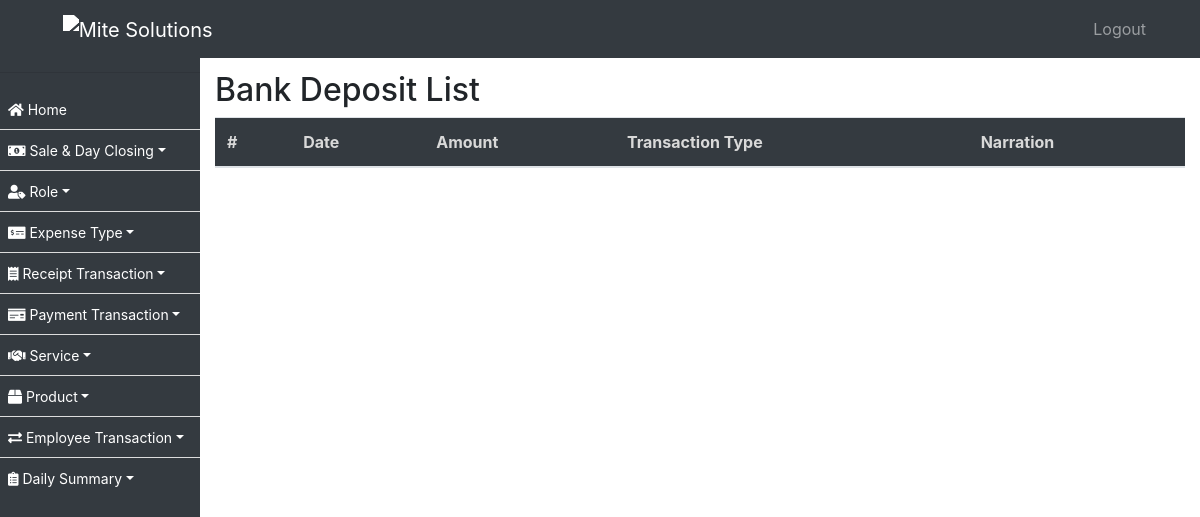
Page /bank-deposit/ on the earlier database version.
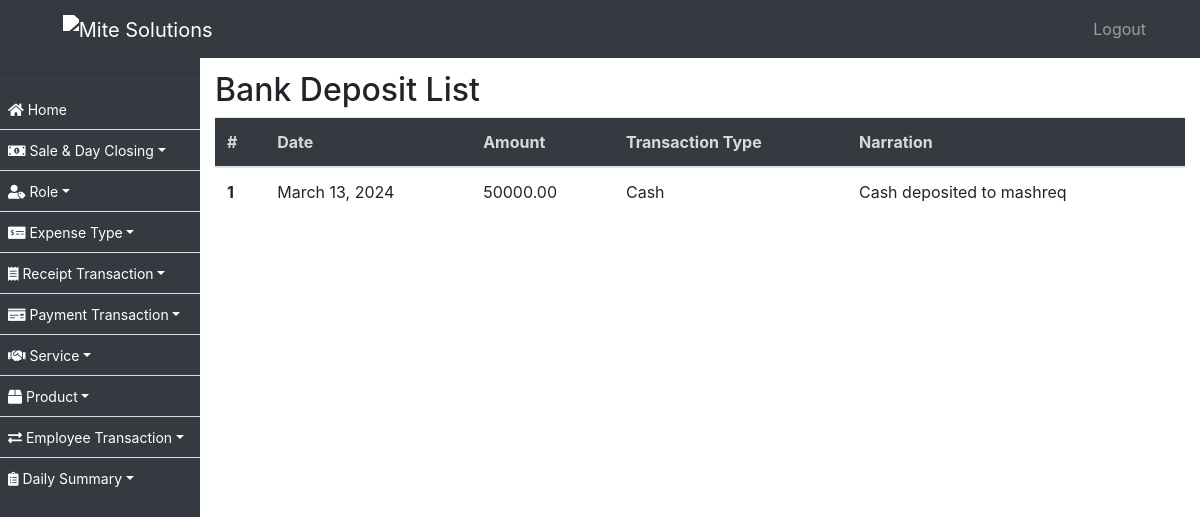
Same page on the later database version.
### ezshopapp/models.py (models this page shows)
class BankDeposit(models.Model):
    date = models.DateField()
    amount = models.DecimalField(max_digits=10, decimal_places=2)
    transaction_type = models.CharField(max_length=20)  # Cash, Cheque, Bank Transfer
    narration = models.TextField()
    created_on = models.DateTimeField(auto_now_add=True, null=True)

### ezshopapp/views.py (the view)
# urls.py: path('bank-deposit/', BankDepositListView.as_view(), name='bank_deposit_list'),
class BankDepositListView(ListView):
    model = BankDeposit
    template_name = 'bank_deposit_list.html'

### ezshopapp/templates/bank_deposit_list.html (shortened to what this page needs)
{% extends 'base.html' %}
{% block content %}
  <h2>Bank Deposit List</h2>
  <table class="table">
    <thead>
      <tr>
        <th scope="col">#</th>
        <th scope="col">Date</th>
        <th scope="col">Amount</th>
        <th scope="col">Transaction Type</th>
        <th scope="col">Narration</th>
      </tr>
    </thead>
    <tbody>
      {% for bank_deposit in object_list %}
        <tr>
          <th scope="row">{{ forloop.counter }}</th>
          <td>{{ bank_deposit.date }}</td>
          <td>{{ bank_deposit.amount }}</td>
          <td>{{ bank_deposit.transaction_type }}</td>
          <td>{{ bank_deposit.narration }}</td>
        </tr>
      {% endfor %}
    </tbody>
  </table>
{% endblock %}

Differences in the rows shown:
added BankDeposit: date "March 13, 2024", amount "50000.00", transaction_type "Cash", narration "Cash deposited to mashreq"
